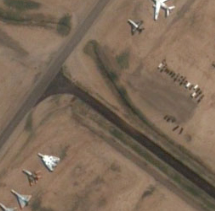
#> input picture images/original.png, 215 x 211 px
$ python Sharpen.py
#> lines starting #> are read from the running program, lines starting #| are printed output that depends on the picture
import cv2
import matplotlib.pyplot as plt

imgpath = "./images/original.png"
img = cv2.imread(imgpath, 1)
#> img is the input picture: shape (211, 215, 3); mean B, G, R 87.8, 106, 125.3
img = cv2.cvtColor(img, cv2.COLOR_BGR2RGB)

temp = img
for i in range(2):
    gaussian3 = temp
    gaussian3 = cv2.GaussianBlur(gaussian3, (3, 3), 0)
    gaussian3 = cv2.addWeighted(temp, 2, gaussian3, -1, 0)
    temp = gaussian3

temp = img
for i in range(4):
    gaussian7 = temp
    gaussian7 = cv2.GaussianBlur(gaussian7, (7, 7), 0)
    gaussian7 = cv2.addWeighted(temp, 2, gaussian7, -1, 0)
    temp = gaussian7
#> this loop made 4 passes
#> pass 2, `gaussian7 = cv2.addWeighted(temp, 2, gaussian7, -1, 0)`:
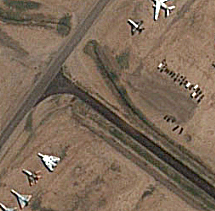
#> gaussian7: shape (211, 215, 3); mean R, G, B 125.1, 105.8, 87.7
#> after the loop:
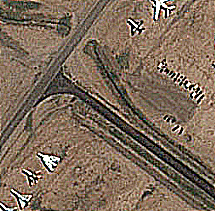
#> temp: shape (211, 215, 3); mean R, G, B 125.7, 106.7, 89.2

temp = img
for i in range(3):
    gaussian9 = temp
    gaussian9 = cv2.GaussianBlur(gaussian9, (9, 9), 0)
    gaussian9 = cv2.addWeighted(temp, 2, gaussian9, -1, 0)
    temp = gaussian9
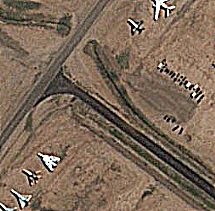
#> temp: shape (211, 215, 3); mean R, G, B 125.2, 105.9, 88.1

titles = ['Original Image', '3*3 and 2 times',
          '7*7 and 4 times', '9*9 and 3 times']

outputs = [img, gaussian3, gaussian7, gaussian9]

for i in range(4):
    plt.subplot(2, 2, i+1)
    plt.imshow(outputs[i])
    plt.title(titles[i])
    plt.xticks([])
    plt.yticks([])
plt.show()
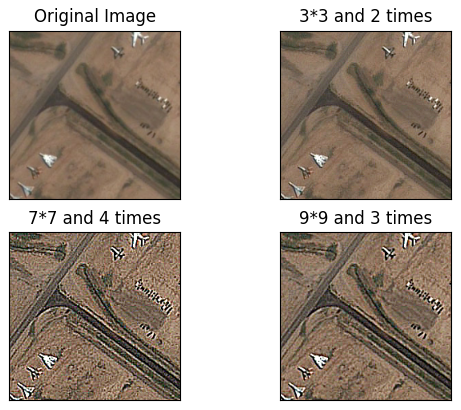
#> figure drawn by matplotlib, 4 panels

$ run again, with images/Sat1.png copied over images/original.png
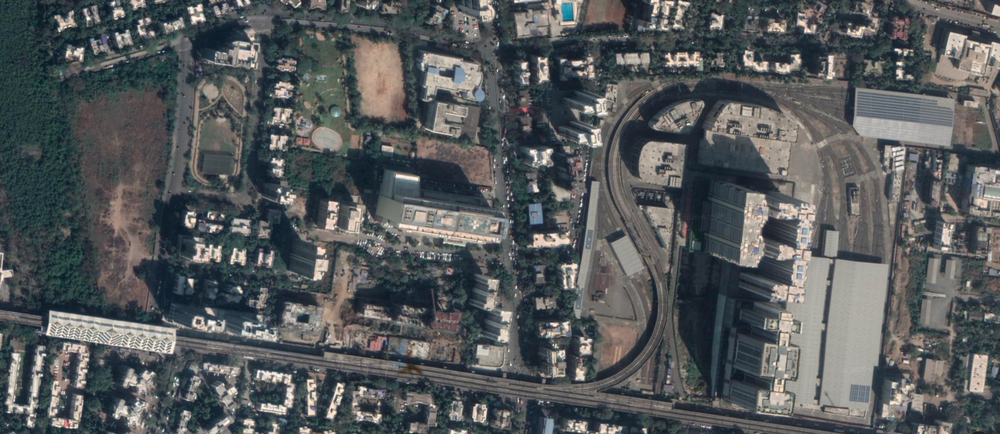
#> input picture images/Sat1.png, 1000 x 434 px, shrunk from 1784 x 774 before the run
#> img is the input picture: shape (434, 1000, 3); mean B, G, R 90.7, 89.4, 85.9
#> after the loop `for i in range(4):`:
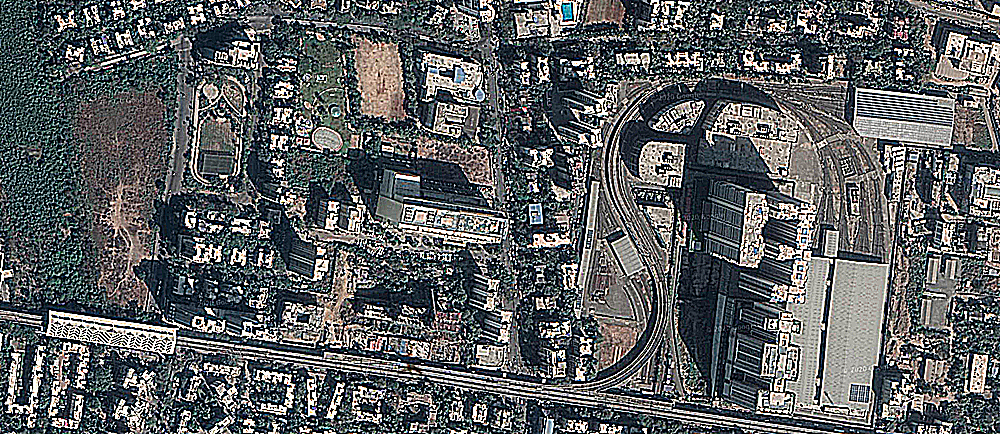
#> temp: shape (434, 1000, 3); mean R, G, B 92.4, 95.3, 96.4
#> after the loop `for i in range(3):`:
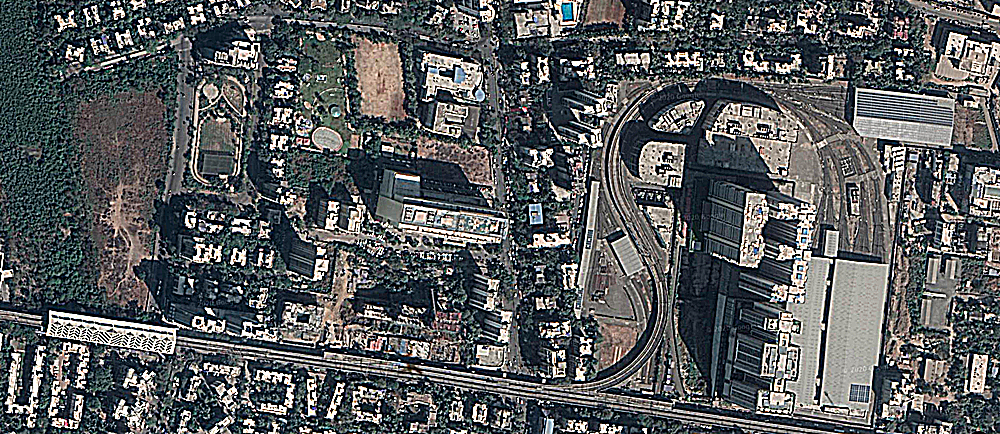
#> temp: shape (434, 1000, 3); mean R, G, B 88.5, 91.4, 92.5

$ run again, with images/sat2.png copied over images/original.png
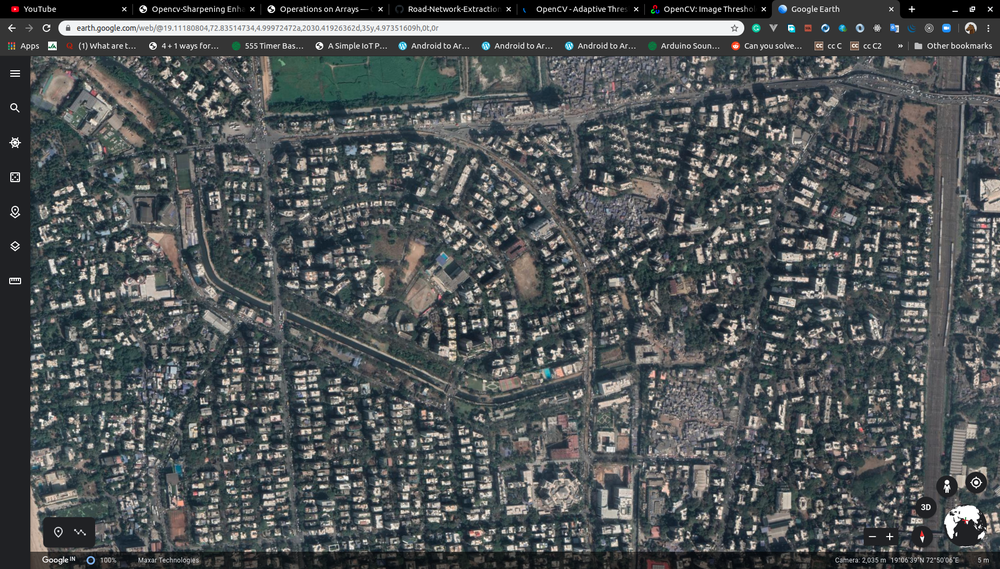
#> input picture images/sat2.png, 1000 x 569 px, shrunk from 1850 x 1053 before the run
#> img is the input picture: shape (569, 1000, 3); mean B, G, R 86.2, 84.8, 80
#> the loop `for i in range(4):` made 4 passes
#> pass 1, `gaussian7 = cv2.GaussianBlur(gaussian7, (7, 7), 0)`:
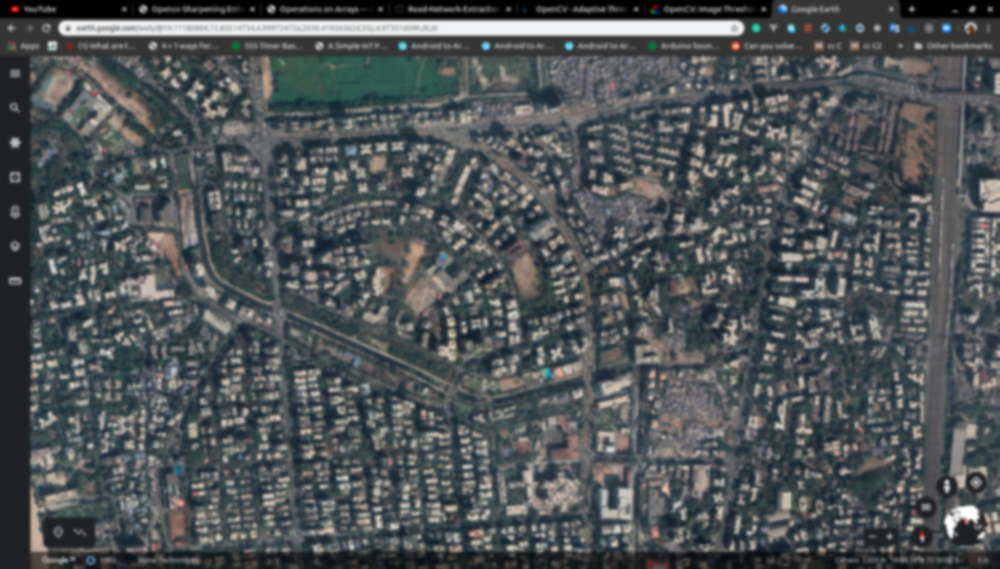
#> gaussian7: shape (569, 1000, 3); mean R, G, B 80, 84.8, 86.2
#> after the loop `for i in range(4):`:
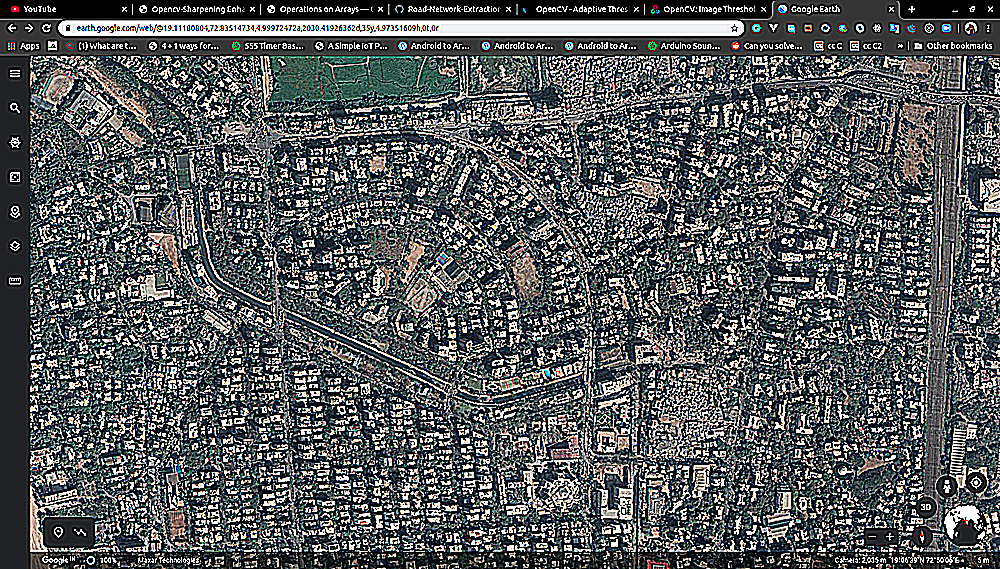
#> temp: shape (569, 1000, 3); mean R, G, B 87.9, 91.6, 92.5
